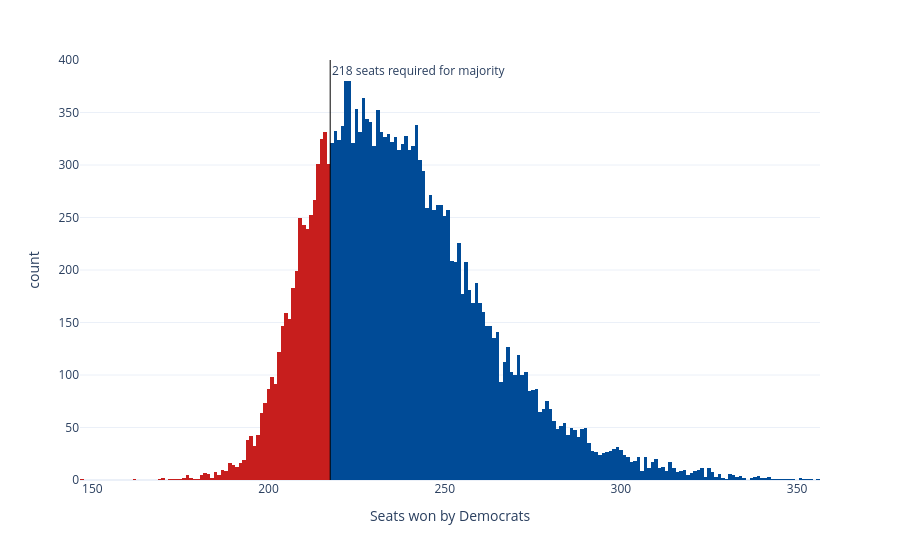

Notebook cell for this chart:
### Code cell
sims_hist = px.histogram(seat_sims, x='seats', nbins=np.unique(seat_sims['seats']).shape[0]*2, color='winner',
                         color_discrete_map={'Democrats': '#004b97', 'Republicans': '#c71e1d'},
                         labels={'seats':'Seats won by Democrats', 'winner': 'Winner'}, template='plotly_white')
sims_hist.update_traces(showlegend=False)
sims_hist.add_vline(x=217.5, line_width=1, line_color='black', annotation_text='218 seats required for majority', 
                    annotation_position='top right')
sims_hist

### Figure 1 — Plotly figure (JSON) as saved in the notebook; plotly's stock layout.template omitted (floating-point values rounded to 4 significant figures; data arrays with more than 128 entries replaced by an {"elided": "..."} marker saying what was removed)
{"data": [{"bingroup": "x", "hovertemplate": "Winner=Republicans<br>Seats won by Democrats=%{x}<br>count=%{y}<extra></extra>", "legendgroup": "Republicans", "marker": {"color": "#c71e1d", "pattern": {"shape": ""}}, "name": "Republicans", "nbinsx": 372, "orientation": "v", "showlegend": false, "type": "histogram", "x": {"elided": "4189 int values"}, "xaxis": "x", "yaxis": "y"}, {"bingroup": "x", "hovertemplate": "Winner=Democrats<br>Seats won by Democrats=%{x}<br>count=%{y}<extra></extra>", "legendgroup": "Democrats", "marker": {"color": "#004b97", "pattern": {"shape": ""}}, "name": "Democrats", "nbinsx": 372, "orientation": "v", "showlegend": false, "type": "histogram", "x": {"elided": "15811 int values"}, "xaxis": "x", "yaxis": "y"}], "layout": {"annotations": [{"showarrow": false, "text": "218 seats required for majority", "x": 217.5, "xanchor": "left", "xref": "x", "y": 1, "yanchor": "top", "yref": "y domain"}], "barmode": "relative", "legend": {"title": {"text": "Winner"}, "tracegroupgap": 0}, "margin": {"t": 60}, "shapes": [{"line": {"color": "black", "width": 1}, "type": "line", "x0": 217.5, "x1": 217.5, "xref": "x", "y0": 0, "y1": 1, "yref": "y domain"}], "xaxis": {"anchor": "y", "domain": [0, 1], "title": {"text": "Seats won by Democrats"}}, "yaxis": {"anchor": "x", "domain": [0, 1], "title": {"text": "count"}}}}
